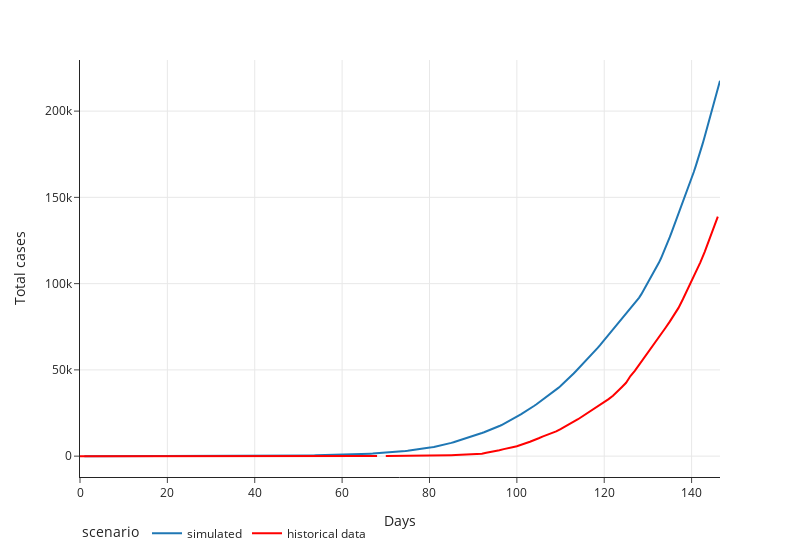

Notebook source saved alongside this figure:
### Markdown cell above
## Total cases 
Comparison of historical and simulated total cases over the first 146 days of the pandemic

### Code cell
sim.reference_plot(sim.get_run_data(),reference,'total_infected','total_cases','Days','Total cases','','Reference plot')

### Figure 1 — Plotly figure (JSON) as saved in the notebook; plotly's stock layout.template omitted (floating-point values rounded to 4 significant figures; data arrays with more than 128 entries replaced by an {"elided": "..."} marker saying what was removed)
{"data": [{"hovertemplate": "scenario=simulated<br>time=%{x}<br>total_infected=%{y}<extra></extra>", "legendgroup": "simulated", "line": {"color": "#1F77B4", "dash": "solid"}, "mode": "lines", "name": "simulated", "orientation": "v", "showlegend": true, "type": "scatter", "x": {"elided": "292 float values"}, "xaxis": "x", "y": {"elided": "292 float values"}, "yaxis": "y"}, {"line": {"color": "red"}, "mode": "lines", "name": "historical data", "showlegend": true, "type": "scatter", "x": {"elided": "147 int values"}, "y": {"elided": "147 int values"}}], "layout": {"legend": {"orientation": "h", "title": {"text": "scenario"}, "tracegroupgap": 0}, "margin": {"t": 60}, "width": 800, "xaxis": {"anchor": "y", "domain": [0, 1], "title": {"text": "Days"}}, "yaxis": {"anchor": "x", "domain": [0, 1], "title": {"text": "Total cases"}}}}
